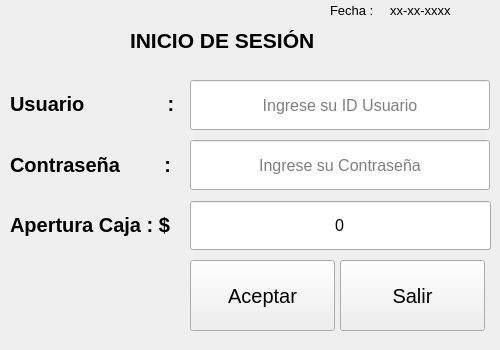
<?xml version="1.0" encoding="UTF-8"?>
<ui version="4.0">
 <class>mainLogin</class>
 <widget class="QMainWindow" name="mainLogin">
  <property name="geometry">
   <rect>
    <x>0</x>
    <y>0</y>
    <width>500</width>
    <height>350</height>
   </rect>
  </property>
  <property name="minimumSize">
   <size>
    <width>500</width>
    <height>350</height>
   </size>
  </property>
  <property name="maximumSize">
   <size>
    <width>500</width>
    <height>350</height>
   </size>
  </property>
  <property name="windowTitle">
   <string>Inicio de Sesión</string>
  </property>
  <property name="toolButtonStyle">
   <enum>Qt::ToolButtonFollowStyle</enum>
  </property>
  <widget class="QWidget" name="centralwidget">
   <widget class="QLabel" name="label_3">
    <property name="geometry">
     <rect>
      <x>10</x>
      <y>79</y>
      <width>181</width>
      <height>50</height>
     </rect>
    </property>
    <property name="font">
     <font>
      <pointsize>15</pointsize>
      <weight>75</weight>
      <bold>true</bold>
     </font>
    </property>
    <property name="text">
     <string>Usuario               : </string>
    </property>
   </widget>
   <widget class="QPushButton" name="btnSalir">
    <property name="geometry">
     <rect>
      <x>340</x>
      <y>260</y>
      <width>145</width>
      <height>71</height>
     </rect>
    </property>
    <property name="font">
     <font>
      <pointsize>15</pointsize>
     </font>
    </property>
    <property name="text">
     <string>Salir</string>
    </property>
    <property name="icon">
     <iconset>
      <normaloff>../icon/exit-2.png</normaloff>../icon/exit-2.png</iconset>
    </property>
    <property name="iconSize">
     <size>
      <width>50</width>
      <height>50</height>
     </size>
    </property>
    <property name="shortcut">
     <string>Esc</string>
    </property>
   </widget>
   <widget class="QLabel" name="label_2">
    <property name="geometry">
     <rect>
      <x>10</x>
      <y>140</y>
      <width>181</width>
      <height>50</height>
     </rect>
    </property>
    <property name="font">
     <font>
      <pointsize>15</pointsize>
      <weight>75</weight>
      <bold>true</bold>
     </font>
    </property>
    <property name="text">
     <string>Contraseña        : </string>
    </property>
   </widget>
   <widget class="QPushButton" name="btnAceptar">
    <property name="geometry">
     <rect>
      <x>190</x>
      <y>260</y>
      <width>145</width>
      <height>71</height>
     </rect>
    </property>
    <property name="font">
     <font>
      <pointsize>15</pointsize>
     </font>
    </property>
    <property name="text">
     <string>Aceptar</string>
    </property>
    <property name="icon">
     <iconset>
      <normaloff>../icon/success.png</normaloff>../icon/success.png</iconset>
    </property>
    <property name="iconSize">
     <size>
      <width>50</width>
      <height>50</height>
     </size>
    </property>
    <property name="shortcut">
     <string>Enter</string>
    </property>
   </widget>
   <widget class="QLineEdit" name="txtPassword">
    <property name="geometry">
     <rect>
      <x>190</x>
      <y>140</y>
      <width>300</width>
      <height>50</height>
     </rect>
    </property>
    <property name="font">
     <font>
      <pointsize>12</pointsize>
     </font>
    </property>
    <property name="echoMode">
     <enum>QLineEdit::Password</enum>
    </property>
    <property name="alignment">
     <set>Qt::AlignCenter</set>
    </property>
    <property name="placeholderText">
     <string>Ingrese su Contraseña</string>
    </property>
   </widget>
   <widget class="QLineEdit" name="txtUsuario">
    <property name="geometry">
     <rect>
      <x>190</x>
      <y>80</y>
      <width>300</width>
      <height>50</height>
     </rect>
    </property>
    <property name="font">
     <font>
      <pointsize>12</pointsize>
     </font>
    </property>
    <property name="maxLength">
     <number>4</number>
    </property>
    <property name="alignment">
     <set>Qt::AlignCenter</set>
    </property>
    <property name="readOnly">
     <bool>false</bool>
    </property>
    <property name="placeholderText">
     <string>Ingrese su ID Usuario</string>
    </property>
   </widget>
   <widget class="QLabel" name="label">
    <property name="geometry">
     <rect>
      <x>10</x>
      <y>200</y>
      <width>171</width>
      <height>50</height>
     </rect>
    </property>
    <property name="font">
     <font>
      <pointsize>15</pointsize>
      <weight>75</weight>
      <bold>true</bold>
     </font>
    </property>
    <property name="text">
     <string>Apertura Caja : $</string>
    </property>
   </widget>
   <widget class="QLabel" name="label_4">
    <property name="geometry">
     <rect>
      <x>130</x>
      <y>30</y>
      <width>201</width>
      <height>21</height>
     </rect>
    </property>
    <property name="font">
     <font>
      <pointsize>16</pointsize>
      <weight>75</weight>
      <bold>true</bold>
     </font>
    </property>
    <property name="text">
     <string>INICIO DE SESIÓN</string>
    </property>
   </widget>
   <widget class="QLabel" name="lblFecha">
    <property name="geometry">
     <rect>
      <x>390</x>
      <y>0</y>
      <width>81</width>
      <height>21</height>
     </rect>
    </property>
    <property name="font">
     <font>
      <pointsize>10</pointsize>
     </font>
    </property>
    <property name="text">
     <string>xx-xx-xxxx</string>
    </property>
   </widget>
   <widget class="QLabel" name="label_5">
    <property name="geometry">
     <rect>
      <x>330</x>
      <y>0</y>
      <width>51</width>
      <height>21</height>
     </rect>
    </property>
    <property name="font">
     <font>
      <pointsize>10</pointsize>
     </font>
    </property>
    <property name="text">
     <string>Fecha : </string>
    </property>
   </widget>
   <widget class="QSpinBox" name="txtMonto">
    <property name="geometry">
     <rect>
      <x>190</x>
      <y>200</y>
      <width>301</width>
      <height>51</height>
     </rect>
    </property>
    <property name="font">
     <font>
      <pointsize>12</pointsize>
     </font>
    </property>
    <property name="alignment">
     <set>Qt::AlignCenter</set>
    </property>
    <property name="buttonSymbols">
     <enum>QAbstractSpinBox::NoButtons</enum>
    </property>
    <property name="correctionMode">
     <enum>QAbstractSpinBox::CorrectToPreviousValue</enum>
    </property>
    <property name="showGroupSeparator" stdset="0">
     <bool>true</bool>
    </property>
    <property name="suffix">
     <string extracomment="Ingrese monto dinero inicial en caja"/>
    </property>
    <property name="prefix">
     <string notr="true"/>
    </property>
    <property name="maximum">
     <number>100000</number>
    </property>
    <property name="singleStep">
     <number>0</number>
    </property>
    <property name="value">
     <number>0</number>
    </property>
   </widget>
  </widget>
 </widget>
 <tabstops>
  <tabstop>txtUsuario</tabstop>
  <tabstop>txtPassword</tabstop>
  <tabstop>txtMonto</tabstop>
  <tabstop>btnAceptar</tabstop>
  <tabstop>btnSalir</tabstop>
 </tabstops>
 <resources/>
 <connections/>
</ui>
